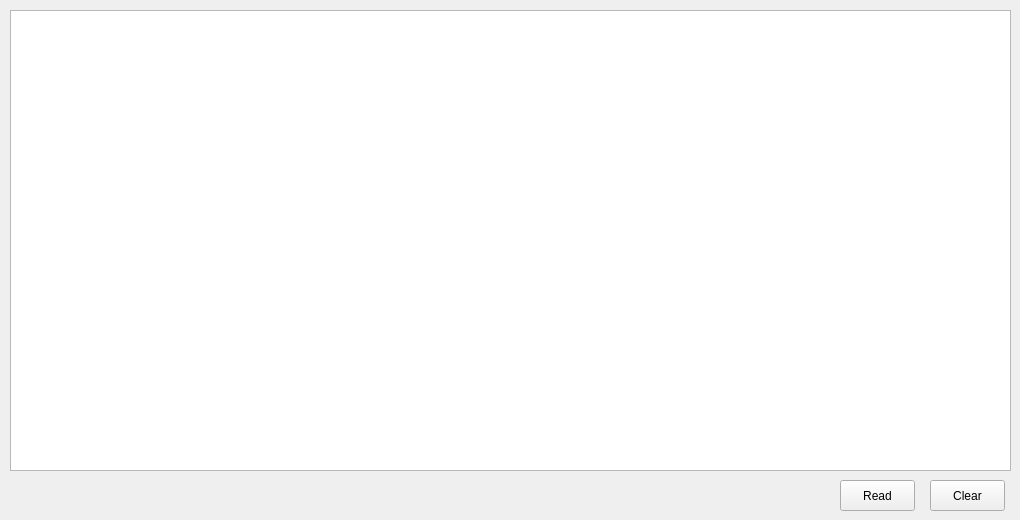
    <widget class="QWidget" name="tab_5">
     <property name="sizePolicy">
      <sizepolicy hsizetype="Expanding" vsizetype="Expanding">
       <horstretch>0</horstretch>
       <verstretch>0</verstretch>
      </sizepolicy>
     </property>
     <attribute name="title">
      <string>MBus-Data</string>
     </attribute>
     <widget class="QTableView" name="tableView">
      <property name="geometry">
       <rect>
        <x>10</x>
        <y>10</y>
        <width>1001</width>
        <height>461</height>
       </rect>
      </property>
      <property name="sizePolicy">
       <sizepolicy hsizetype="MinimumExpanding" vsizetype="MinimumExpanding">
        <horstretch>0</horstretch>
        <verstretch>0</verstretch>
       </sizepolicy>
      </property>
      <property name="baseSize">
       <size>
        <width>100</width>
        <height>100</height>
       </size>
      </property>
      <property name="midLineWidth">
       <number>0</number>
      </property>
     </widget>
     <widget class="QPushButton" name="mbusPrimaryRead">
      <property name="geometry">
       <rect>
        <x>840</x>
        <y>480</y>
        <width>75</width>
        <height>31</height>
       </rect>
      </property>
      <property name="text">
       <string>Read</string>
      </property>
     </widget>
     <widget class="QPushButton" name="clearViewBtn">
      <property name="geometry">
       <rect>
        <x>930</x>
        <y>480</y>
        <width>75</width>
        <height>31</height>
       </rect>
      </property>
      <property name="text">
       <string>Clear</string>
      </property>
     </widget>
    </widget>
